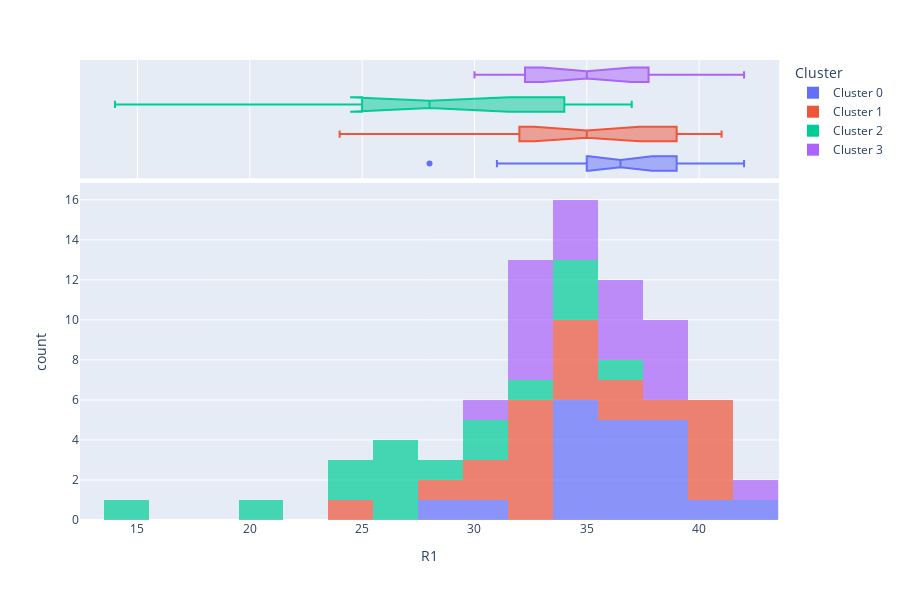

Source (notebook cell):
### Code cell
plot_model(kmeans, plot = 'distribution', feature = 'R1')

### Figure 1 — Plotly figure (JSON) as saved in the notebook; plotly's stock layout.template omitted (floating-point values rounded to 4 significant figures; data arrays with more than 128 entries replaced by an {"elided": "..."} marker saying what was removed)
{"data": [{"alignmentgroup": "True", "bingroup": "x", "hovertemplate": "Cluster=Cluster 0<br>R1=%{x}<br>count=%{y}<extra></extra>", "legendgroup": "Cluster 0", "marker": {"color": "#636efa", "opacity": 0.7, "pattern": {"shape": ""}}, "name": "Cluster 0", "offsetgroup": "Cluster 0", "orientation": "v", "showlegend": true, "type": "histogram", "x": [37, 40, 34, 37, 35, 35, 37, 39, 28, 39, 35, 39, 35, 31, 36, 39, 34, 36, 42, 38], "xaxis": "x", "yaxis": "y"}, {"alignmentgroup": "True", "customdata": {"elided": "20x8 mixed values"}, "hovertemplate": "Cluster=%{customdata[7]}<br>R1=%{x}<br>R2=%{customdata[0]}<br>B1=%{customdata[1]}<br>B2=%{customdata[2]}<br>H1=%{customdata[3]}<br>H2=%{customdata[4]}<br>F1=%{customdata[5]}<br>F2=%{customdata[6]}<extra></extra>", "legendgroup": "Cluster 0", "marker": {"color": "#636efa"}, "name": "Cluster 0", "notched": true, "offsetgroup": "Cluster 0", "showlegend": false, "type": "box", "x": [37, 40, 34, 37, 35, 35, 37, 39, 28, 39, 35, 39, 35, 31, 36, 39, 34, 36, 42, 38], "xaxis": "x2", "yaxis": "y2"}, {"alignmentgroup": "True", "bingroup": "x", "hovertemplate": "Cluster=Cluster 1<br>R1=%{x}<br>count=%{y}<extra></extra>", "legendgroup": "Cluster 1", "marker": {"color": "#EF553B", "opacity": 0.7, "pattern": {"shape": ""}}, "name": "Cluster 1", "offsetgroup": "Cluster 1", "orientation": "v", "showlegend": true, "type": "histogram", "x": [40, 35, 37, 35, 33, 35, 28, 33, 35, 24, 39, 32, 31, 41, 36, 40, 32, 32, 41, 30, 40, 33], "xaxis": "x", "yaxis": "y"}, {"alignmentgroup": "True", "customdata": {"elided": "22x8 mixed values"}, "hovertemplate": "Cluster=%{customdata[7]}<br>R1=%{x}<br>R2=%{customdata[0]}<br>B1=%{customdata[1]}<br>B2=%{customdata[2]}<br>H1=%{customdata[3]}<br>H2=%{customdata[4]}<br>F1=%{customdata[5]}<br>F2=%{customdata[6]}<extra></extra>", "legendgroup": "Cluster 1", "marker": {"color": "#EF553B"}, "name": "Cluster 1", "notched": true, "offsetgroup": "Cluster 1", "showlegend": false, "type": "box", "x": [40, 35, 37, 35, 33, 35, 28, 33, 35, 24, 39, 32, 31, 41, 36, 40, 32, 32, 41, 30, 40, 33], "xaxis": "x2", "yaxis": "y2"}, {"alignmentgroup": "True", "bingroup": "x", "hovertemplate": "Cluster=Cluster 2<br>R1=%{x}<br>count=%{y}<extra></extra>", "legendgroup": "Cluster 2", "marker": {"color": "#00cc96", "opacity": 0.7, "pattern": {"shape": ""}}, "name": "Cluster 2", "offsetgroup": "Cluster 2", "orientation": "v", "showlegend": true, "type": "histogram", "x": [24, 20, 26, 35, 33, 30, 35, 30, 35, 27, 27, 24, 27, 29, 14, 37], "xaxis": "x", "yaxis": "y"}, {"alignmentgroup": "True", "customdata": [[45, 4, 4, 8, 4, 5, 2, "Cluster 2"], [46, 11, 13, 12, 4, 4, 1, "Cluster 2"], [45, 8, 6, 9, 0, 1, 0, "Cluster 2"], [63, 14, 20, 7, 1, 6, 2, "Cluster 2"], [53, 11, 13, 5, 3, 6, 2, "Cluster 2"], [55, 7, 6, 13, 6, 1, 1, "Cluster 2"], [55, 3, 11, 13, 4, 5, 0, "Cluster 2"], [51, 9, 7, 4, 1, 4, 2, "Cluster 2"], [46, 6, 11, 11, 5, 2, 0, "Cluster 2"], [59, 7, 4, 6, 7, 4, 0, "Cluster 2"], [54, 13, 19, 12, 6, 7, 4, "Cluster 2"], [62, 2, 21, 5, 6, 5, 1, "Cluster 2"], [60, 2, 14, 9, 4, 2, 1, "Cluster 2"], [60, 13, 14, 17, 7, 4, 0, "Cluster 2"], [35, 9, 11, 12, 6, 7, 4, "Cluster 2"], [55, 11, 11, 12, 9, 1, 0, "Cluster 2"]], "hovertemplate": "Cluster=%{customdata[7]}<br>R1=%{x}<br>R2=%{customdata[0]}<br>B1=%{customdata[1]}<br>B2=%{customdata[2]}<br>H1=%{customdata[3]}<br>H2=%{customdata[4]}<br>F1=%{customdata[5]}<br>F2=%{customdata[6]}<extra></extra>", "legendgroup": "Cluster 2", "marker": {"color": "#00cc96"}, "name": "Cluster 2", "notched": true, "offsetgroup": "Cluster 2", "showlegend": false, "type": "box", "x": [24, 20, 26, 35, 33, 30, 35, 30, 35, 27, 27, 24, 27, 29, 14, 37], "xaxis": "x2", "yaxis": "y2"}, {"alignmentgroup": "True", "bingroup": "x", "hovertemplate": "Cluster=Cluster 3<br>R1=%{x}<br>count=%{y}<extra></extra>", "legendgroup": "Cluster 3", "marker": {"color": "#ab63fa", "opacity": 0.7, "pattern": {"shape": ""}}, "name": "Cluster 3", "offsetgroup": "Cluster 3", "orientation": "v", "showlegend": true, "type": "histogram", "x": [39, 38, 33, 36, 37, 38, 34, 37, 42, 35, 33, 37, 32, 32, 39, 34, 32, 30, 32], "xaxis": "x", "yaxis": "y"}, {"alignmentgroup": "True", "customdata": {"elided": "19x8 mixed values"}, "hovertemplate": "Cluster=%{customdata[7]}<br>R1=%{x}<br>R2=%{customdata[0]}<br>B1=%{customdata[1]}<br>B2=%{customdata[2]}<br>H1=%{customdata[3]}<br>H2=%{customdata[4]}<br>F1=%{customdata[5]}<br>F2=%{customdata[6]}<extra></extra>", "legendgroup": "Cluster 3", "marker": {"color": "#ab63fa"}, "name": "Cluster 3", "notched": true, "offsetgroup": "Cluster 3", "showlegend": false, "type": "box", "x": [39, 38, 33, 36, 37, 38, 34, 37, 42, 35, 33, 37, 32, 32, 39, 34, 32, 30, 32], "xaxis": "x2", "yaxis": "y2"}], "layout": {"barmode": "relative", "height": 600, "legend": {"title": {"text": "Cluster"}, "tracegroupgap": 0}, "margin": {"t": 60}, "xaxis": {"anchor": "y", "domain": [0, 1], "title": {"text": "R1"}}, "xaxis2": {"anchor": "y2", "domain": [0, 1], "matches": "x", "showgrid": true, "showticklabels": false}, "yaxis": {"anchor": "x", "domain": [0, 0.7326], "title": {"text": "count"}}, "yaxis2": {"anchor": "x2", "domain": [0.7426, 1], "matches": "y2", "showgrid": false, "showline": false, "showticklabels": false, "ticks": ""}}}
